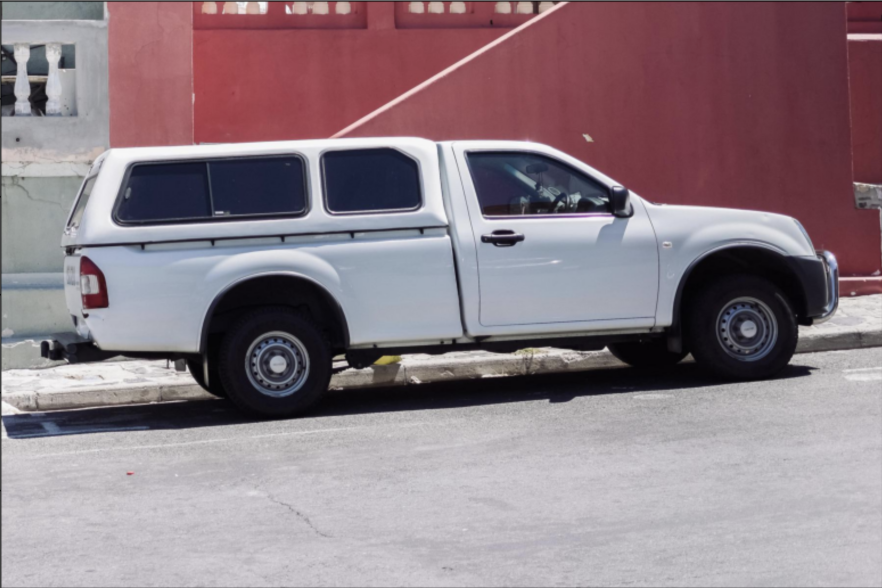
#> input picture Perception/Semantic_Segmentation/Segment_Anything/test_image/car.png, 2646 x 1764 px (shown at 1/3 size)
$ python test.py
#> lines starting #> are read from the running program, lines starting #| are printed output that depends on the picture
### Perception/Semantic_Segmentation/Segment_Anything/utils.py
import matplotlib.pyplot as plt
import numpy as np

# points
def show_points(coords, labels, ax, marker_size=375):
    pos_points = coords[labels==1]
    neg_points = coords[labels==0]
    ax.scatter(pos_points[:, 0], pos_points[:, 1], color='green', marker='*', s=marker_size, edgecolor='white', linewidth=1.25)
    ax.scatter(neg_points[:, 0], neg_points[:, 1], color='red', marker='*', s=marker_size, edgecolor='white', linewidth=1.25)

def show_points_on_image(image, input_points, input_labels=None):
    plt.figure(figsize=(10,10))
    plt.imshow(image)
    input_points = np.array(input_points)
    if input_labels is None:
      labels = np.ones_like(input_points[:, 0])
    else:
      labels = np.array(input_labels)
    show_points(input_points, labels, plt.gca())
    plt.axis('on')
    plt.show()

# boxes
# [56 lines left out: functions show_box, show_boxes_on_image, show_points_and_boxes_on_image, show_mask, show_masks_on_image, not called in this run]

### Perception/Semantic_Segmentation/Segment_Anything/test.py
from PIL import Image
from Utils import Submodule
from utils import *

proxy_url = '127.0.0.1:7897'
image = Image.open("./test_image/car.png").convert("RGB")

# single point for one mask
input_points = [[[450, 600]]]  # 2D location of a window in the image
show_points_on_image(image, input_points[0])
#> in show_points_on_image, `plt.show()`:
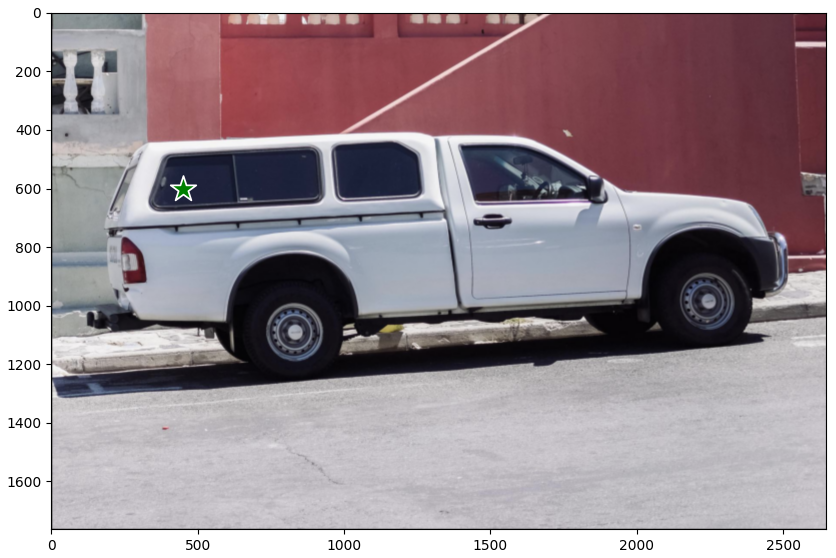
#> figure drawn by matplotlib, 1 panel
input_boxes = None

# [14 lines of commented-out code are left out]

#> (the run stopped early here; a loop or call above may not have finished)
